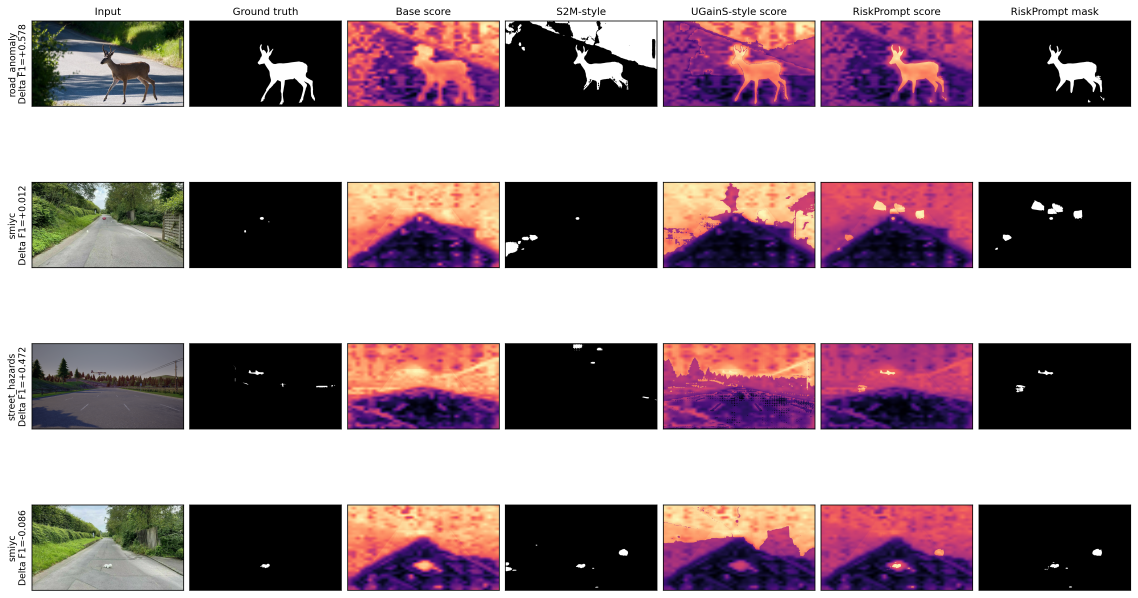
#> input picture paper/figures/riskprompt_qualitative.png, 3413 x 1793 px, given in place of validation0000.png, which was not available (shown at 1/3 size)
$ python make_paper_assets.py
#> lines starting #> are read from the running program, lines starting #| are printed output that depends on the picture; after the words box and inside, x2 and y2 are one past the last pixel; in counts of white or black regions, pixels touching at a corner belong together; pictures that were not available may be replaced by others from this repository, and a replacement may not be noted
from __future__ import annotations

import json
import sys
from pathlib import Path

import matplotlib.pyplot as plt
import matplotlib.patches as patches
import numpy as np
from PIL import Image


ROOT = Path(__file__).resolve().parents[1]
OUT = ROOT / "paper" / "figures"


def make_framework_pipeline() -> Path:
    OUT.mkdir(parents=True, exist_ok=True)
    fig, ax = plt.subplots(figsize=(14, 3.8))
    ax.set_xlim(0, 14)
    ax.set_ylim(0, 4)
    ax.axis("off")

    nodes = [
        ("RGB\nroad image", 0.8, "#E8F1FA"),
        ("DINOv2\npatch features", 3.0, "#F4E8FA"),
        ("Road prototype\nnormal feature", 5.2, "#EAF7EA"),
        ("Anomaly\nheatmap", 7.4, "#FFF1D6"),
        ("ERAS\nrisk refinement", 9.6, "#FFE3E3"),
        ("Binary mask\n+ warning events", 12.0, "#E9F6F8"),
    ]
    for text, x, color in nodes:
        box = patches.FancyBboxPatch(
            (x - 0.75, 1.35),
            1.5,
            1.25,
            boxstyle="round,pad=0.03,rounding_size=0.05",
            linewidth=1.5,
            edgecolor="#333333",
            facecolor=color,
        )
        ax.add_patch(box)
        ax.text(x, 1.98, text, ha="center", va="center", fontsize=10)

    for i in range(len(nodes) - 1):
        x0 = nodes[i][1] + 0.8
        x1 = nodes[i + 1][1] - 0.8
        ax.annotate(
            "",
            xy=(x1, 1.98),
            xytext=(x0, 1.98),
            arrowprops=dict(arrowstyle="->", lw=1.8, color="#333333"),
        )

    ax.text(5.2, 3.15, "Road-prior region selects normal road features", ha="center", fontsize=10, color="#2B6A2B")
    ax.annotate("", xy=(5.2, 2.65), xytext=(5.2, 3.0), arrowprops=dict(arrowstyle="->", lw=1.3, color="#2B6A2B"))
    ax.text(9.6, 0.75, "road prior + ego lane + near field + connected components", ha="center", fontsize=10, color="#8A2A2A")
    ax.annotate("", xy=(9.6, 1.32), xytext=(9.6, 0.95), arrowprops=dict(arrowstyle="->", lw=1.3, color="#8A2A2A"))

    ax.text(
        7,
        3.65,
        "RaOD-ERAS: training-free road anomaly heatmap and risk-aware warning output",
        ha="center",
        va="center",
        fontsize=13,
        fontweight="bold",
    )
    path = OUT / "framework_pipeline.png"
    fig.tight_layout()
    fig.savefig(path, dpi=240)
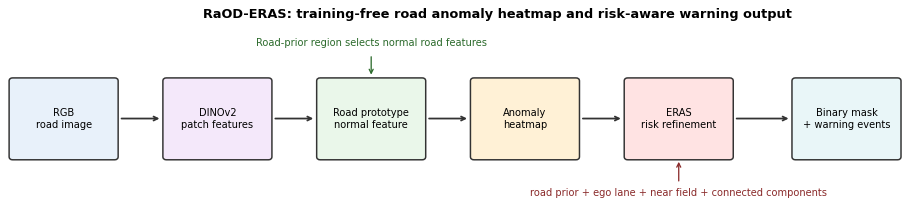
#> figure drawn by matplotlib, 1 panel
    plt.close(fig)
    return path


def load_first_event(method: str = "dino_eras_balanced") -> dict[str, object]:
    path = ROOT / "outputs" / "research_experiment_road_anomaly" / "warning_events.jsonl"
    with path.open("r", encoding="utf-8") as f:
        for line in f:
            item = json.loads(line)
            if item.get("method") == method:
                return item
    with path.open("r", encoding="utf-8") as f:
        return json.loads(next(f))


def connected_components(mask: np.ndarray) -> list[tuple[np.ndarray, np.ndarray]]:
    h, w = mask.shape
    seen = np.zeros_like(mask, dtype=bool)
    comps: list[tuple[np.ndarray, np.ndarray]] = []
    for y in range(h):
        for x in range(w):
            if not mask[y, x] or seen[y, x]:
                continue
            stack = [(y, x)]
            seen[y, x] = True
            ys: list[int] = []
            xs: list[int] = []
            while stack:
                cy, cx = stack.pop()
                ys.append(cy)
                xs.append(cx)
                for ny, nx in ((cy - 1, cx), (cy + 1, cx), (cy, cx - 1), (cy, cx + 1)):
                    if 0 <= ny < h and 0 <= nx < w and mask[ny, nx] and not seen[ny, nx]:
                        seen[ny, nx] = True
                        stack.append((ny, nx))
            comps.append((np.asarray(ys), np.asarray(xs)))
    return comps


def best_warning_from_binary(sample_id: str, method: str) -> dict[str, object]:
#> called with sample_id = 'validation0000', method = 'dino_eras_balanced'
    mask_path = ROOT / "outputs" / "research_experiment_road_anomaly" / "binary_masks" / method / f"{sample_id}.png"
    heatmap_path = ROOT / "outputs" / "research_experiment_road_anomaly" / "heatmaps" / method / f"{sample_id}.png"
    gt_path = ROOT / "data" / "road_anomaly" / "paper_subset" / "gt" / f"{sample_id}_labels_semantic.png"
    mask = np.asarray(Image.open(mask_path).convert("L")) > 0
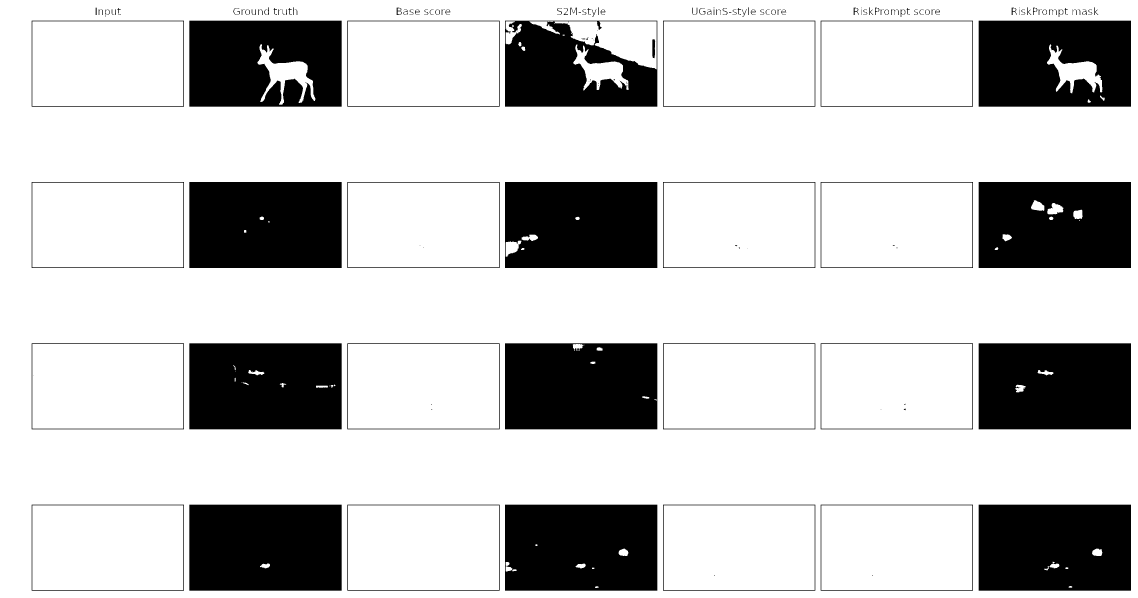
#> mask: shape (1793, 3413) bool (shown at 1/3 size); 77.1% white; 166 black regions (47 under 20 px), largest, box (x1, y1, x2, y2) and area: (568, 546, 1025, 804) 117725, (568, 1514, 1025, 1772) 117609, (1515, 1030, 1972, 1288) 117121
    heatmap = np.asarray(Image.open(heatmap_path).convert("L")) / 255.0
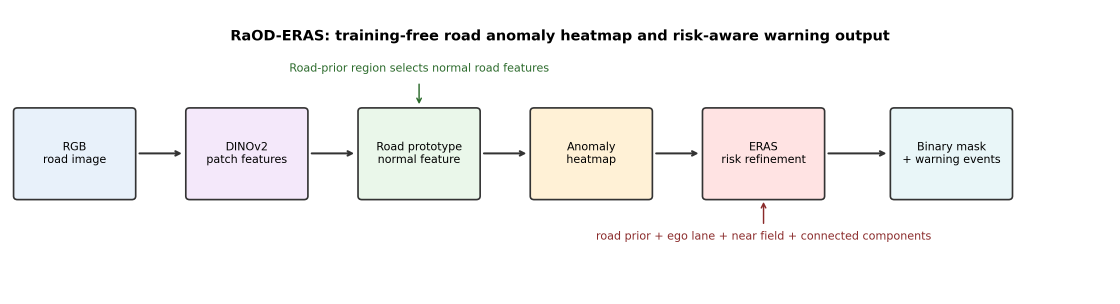
#> input picture paper/figures/framework_pipeline.png, 3360 x 912 px, given in place of validation0000.png, which was not available (shown at 1/3 size)
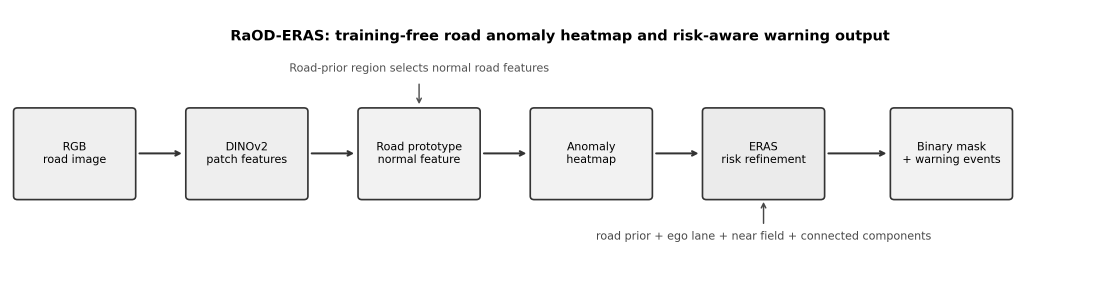
#> heatmap: shape (912, 3360) float64 (shown at 1/3 size); min 0, max 1, mean 0.961
    gt = np.asarray(Image.open(gt_path).convert("L")) == 1
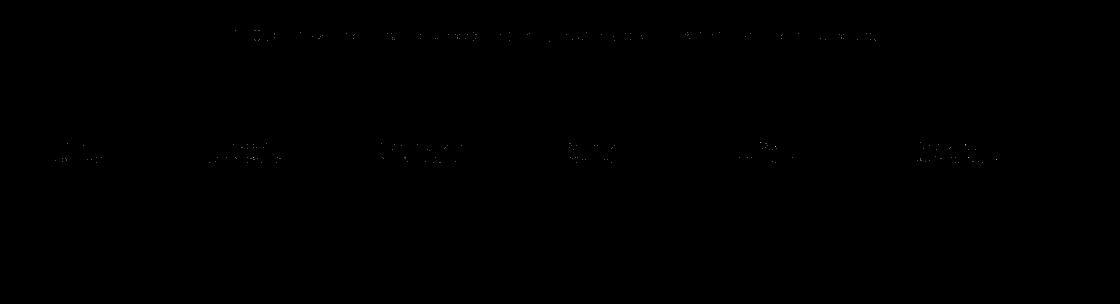
#> gt: shape (912, 3360) bool (shown at 1/3 size); 0.01% white in thin lines or dots, all inside (x1, y1, x2, y2) = (165, 90, 2991, 489)
    best: dict[str, object] | None = None
    for rank, (ys, xs) in enumerate(connected_components(mask), start=1):
#> in connected_components, `h, w = mask.shape`: h = 1793; w = 3413
        area = len(xs)
        if area < 40:
            continue
        inter = int(gt[ys, xs].sum())
        overlap = inter / max(area, 1)
        mean_score = float(heatmap[ys, xs].mean())
        risk_score = float(mean_score * (0.35 + 0.65 * overlap))
        candidate = {
            "event_id": f"{sample_id}_{method}_best",
            "sample_id": sample_id,
            "method": method,
            "rank": rank,
            "bbox_xyxy": [int(xs.min()), int(ys.min()), int(xs.max()), int(ys.max())],
            "area": int(area),
            "risk_score": risk_score,
            "gt_overlap_for_figure": float(overlap),
            "system_action": "warn_or_slow_down",
        }
        if best is None or float(candidate["gt_overlap_for_figure"]) > float(best["gt_overlap_for_figure"]):
            best = candidate
#> this loop made 1 pass
    if best is None:
        return load_first_event(method)
    return best


def make_warning_event_example() -> Path:
    OUT.mkdir(parents=True, exist_ok=True)
    sample_id = "validation0000"
    method = "dino_eras_balanced"
    event = best_warning_from_binary(sample_id, method)
    image_path = ROOT / "data" / "road_anomaly" / "paper_subset" / "images" / f"{sample_id}.jpg"
    heatmap_path = ROOT / "outputs" / "research_experiment_road_anomaly" / "heatmaps" / method / f"{sample_id}.png"
    mask_path = ROOT / "outputs" / "research_experiment_road_anomaly" / "binary_masks" / method / f"{sample_id}.png"

    image = np.asarray(Image.open(image_path).convert("RGB"))
    heatmap = np.asarray(Image.open(heatmap_path).convert("L")) / 255.0
    mask = np.asarray(Image.open(mask_path).convert("L")) > 0
    gt_path = ROOT / "data" / "road_anomaly" / "paper_subset" / "gt" / f"{sample_id}_labels_semantic.png"
    gt = np.asarray(Image.open(gt_path).convert("L")) == 1
    bbox = [int(v) for v in event["bbox_xyxy"]]
    x0, y0, x1, y1 = bbox

    fig, axes = plt.subplots(1, 3, figsize=(13.5, 4.2))
    axes[0].imshow(image)
    axes[0].contour(gt, levels=[0.5], colors=["lime"], linewidths=1.1)
    axes[0].add_patch(patches.Rectangle((x0, y0), x1 - x0, y1 - y0, fill=False, edgecolor="red", linewidth=2.2))
    axes[0].text(
        x0,
        max(10, y0 - 8),
        f"{event['event_id']}\nrisk={float(event['risk_score']):.3f}",
        color="white",
        fontsize=8,
        bbox=dict(facecolor="red", alpha=0.75, edgecolor="none"),
    )
    axes[0].set_title("RGB + warning bbox")

    axes[1].imshow(image)
    axes[1].imshow(heatmap, cmap="RdYlBu_r", alpha=0.62, vmin=0, vmax=1)
    axes[1].contour(gt, levels=[0.5], colors=["lime"], linewidths=1.1)
    axes[1].add_patch(patches.Rectangle((x0, y0), x1 - x0, y1 - y0, fill=False, edgecolor="lime", linewidth=2.0))
    axes[1].set_title("Risk heatmap")

    axes[2].imshow(mask, cmap="gray")
    axes[2].contour(gt, levels=[0.5], colors=["lime"], linewidths=1.1)
    axes[2].add_patch(patches.Rectangle((x0, y0), x1 - x0, y1 - y0, fill=False, edgecolor="red", linewidth=2.0))
    axes[2].set_title("Binary mask + event")

    for ax in axes:
        ax.axis("off")
    fig.tight_layout()
    path = OUT / "warning_event_example.png"
    fig.savefig(path, dpi=240)
    plt.close(fig)
    return path


def main() -> None:
    paths = [make_framework_pipeline(), make_warning_event_example()]
    for path in paths:
        print(path)


if __name__ == "__main__":
#> (the run stopped early here; a loop or call above may not have finished)
